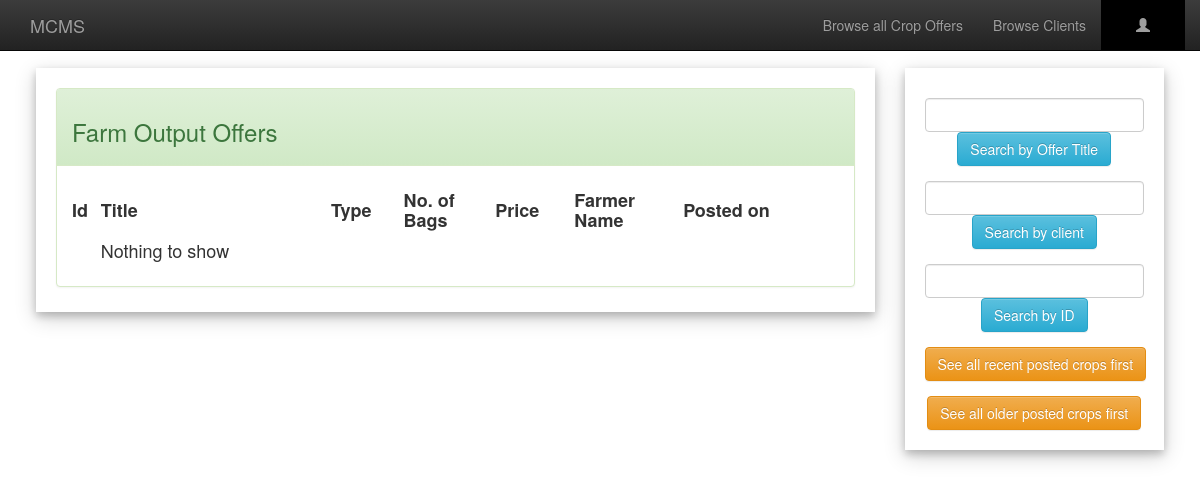
/farmOutput.php, run on an earlier commit of the app's database.
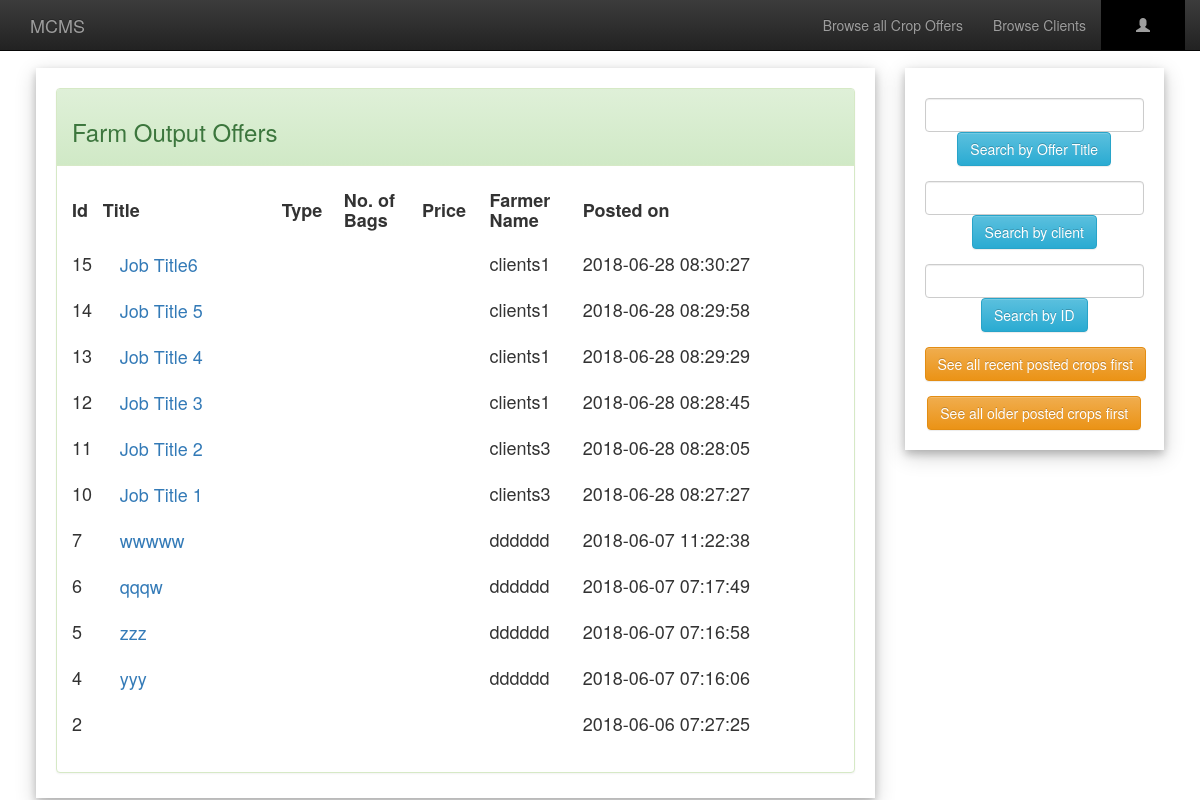
And on a later commit of the database.
### tables this page shows
CREATE TABLE `farm_output` (
  `offer_id` bigint(20) UNSIGNED NOT NULL,
  `title` varchar(200) NOT NULL,
  `type` varchar(200) NOT NULL,
  `description` varchar(1000) NOT NULL,
  `budget` int(11) NOT NULL,
  `skills` varchar(200) NOT NULL,
  `special_skill` varchar(200) NOT NULL,
  `e_username` varchar(200) NOT NULL,
  `valid` tinyint(1) NOT NULL,
  `timestamp` timestamp NOT NULL DEFAULT CURRENT_TIMESTAMP
);

### farmOutput.php (the view, shortened to what this page needs)
<?php include('includes/server.php');
$sql = "SELECT * FROM farm_output WHERE valid=1 ORDER BY timestamp DESC";
$result = $conn->query($sql);
include('includes/header.php');
include('includes/artisan-navbar.php');
 ?>
<div style="padding:1% 3% 1% 3%;">
<div class="row">
	<div class="col-lg-9">
		<div class="card" style="padding:20px 20px 5px 20px;margin-top:20px">
			<div class="panel panel-success">
			  <div class="panel-heading"><h3>Farm Output Offers</h3></div>
			  <div class="panel-body"><h4>
                  <table style="width:100%">
                      <tr>
                          <td style="font-weight:bold; padding-bottom:10px;">Id</td>
                          <td style="font-weight:bold; padding-bottom:10px;">Title</td>
                          <td style="font-weight:bold; padding-bottom:10px;">Type</td>
                          <td style="font-weight:bold; padding-bottom:10px;">No. of<br> Bags</td>
                          <td style="font-weight:bold; padding-bottom:10px;">Price</td>
                          <td style="font-weight:bold; padding-bottom:10px;">Farmer<br> Name</td>
                          <td style="font-weight:bold; padding-bottom:10px;">Posted on</td>
                      </tr>
                      <?php
                      if ($result->num_rows > 0) {
                            while($row = $result->fetch_assoc()) {
                                $offer_id=$row["offer_id"];
								$title=$row["title"];
								$maize_type=$row["maize_type"];
								$number_of_bags=$row["number_of_bags"];
								$selling_price=$row["selling_price"];
                                $e_username=$row["e_username"];
                                $timestamp=$row["timestamp"];
                                echo '
                                <form action="farmOutput.php" method="post">
                                <input type="hidden" name="jid" value="'.$offer_id.'">
                                    <tr>
                                    <td>'.$offer_id.'</td>
                                    <td><input type="submit" class="btn btn-link btn-lg" value="'.$title.'"></td>
                                    <td>'.$maize_type.'</td>
                                    <td>'.$number_of_bags.'</td>
                                    <td>'.$selling_price.'</td>
                                    <td>'.$e_username.'</td>
                                    <td>'.$timestamp.'</td>
                                    </tr>
                                </form>
                                ';
                                }
                        } else {
                            echo "<tr></tr><tr><td></td><td>Nothing to show</td></tr>";
                        }
                       ?>
                     </table>
              </h4></div>
			</div>
		</div>
	</div>
	<div class="col-lg-3">
		<div class="card" style="padding:20px 20px 5px 20px;margin-top:20px">
			<form action="farmOutput.php" method="post">
				<div class="form-group">
				  <input type="text" class="form-control" name="s_title">
				  <center><button type="submit" class="btn btn-info">Search by Offer Title</button></center>
				</div>
	        </form>
	        <form action="farmOutput.php" method="post">
				<div class="form-group">
				  <input type="text" class="form-control" name="s_client">
				  <center><button type="submit" class="btn btn-info">Search by client</button></center>
				</div>
	        </form>
	        <form action="farmOutput.php" method="post">
				<div class="form-group">
				  <input type="text" class="form-control" name="s_id">
				  <center><button type="submit" class="btn btn-info">Search by  ID</button></center>
				</div>
	        </form>
	        <form action="farmOutput.php" method="post">
				<div class="form-group">
				  <center><button type="submit" name="recentJob" class="btn btn-warning">See all recent posted crops first</button></center>
				</div>
	        </form>
	        <form action="farmOutput.php" method="post">
				<div class="form-group">
				  <center><button type="submit" name="oldJob" class="btn btn-warning">See all older posted crops first</button></center>
				</div>
	        </form>
	    </div>
	</div>
</div>
</div>
<?php
include('includes/footer.php');
?>

### includes/header.php (shortened to what this page needs)
<!DOCTYPE html>
<html>
<head>
	<link rel="stylesheet" type="text/css" href="bootstrap/css/bootstrap.min.css">
	<link rel="stylesheet" type="text/css" href="bootstrap/css/bootstrap-theme.min.css">
	<link rel="stylesheet" type="text/css" href="awesome/css/fontawesome-all.min.css">
</head>
<body>

### includes/artisan-navbar.php (shortened to what this page needs)
<nav class="navbar navbar-inverse navbar-fixed-top" id="my-navbar">
	<div class="container">
		<div class="navber-header">
			<a href="index.php" class="navbar-brand">MCMS</a>
		</div>
		<div class="collapse navbar-collapse" id="navbar-collapse">
			<ul class="nav navbar-nav navbar-right">
				<li><a href="farmOutput.php">Browse all Crop Offers</a></li>
				<li><a href="allClients.php">Browse Clients</a></li>
				<li class="dropdown" style="background:#000;padding:0 20px 0 20px;">
			        <a class="dropdown-toggle" data-toggle="dropdown" href="#"><span class="glyphicon glyphicon-user"></span> <?php echo $username; ?>
			        </a>
			    </li>
			</ul>
		</div>
	</div>
</nav>

### includes/footer.php (shortened to what this page needs)
</body>
</html>

### includes/header.php (style rules this page uses)
body { padding-top: 3%;margin: 0; }
.card { box-shadow: 0 4px 8px 0 rgba(0, 0, 0, 0.2), 0 6px 20px 0 rgba(0, 0, 0, 0.19); background:#fff }

What changed in the data, as far as the page shows it:
added farm_output: offer_id "15", title "Job Title6", e_username "clients1", timestamp "2018-06-28 08:30:27"
added farm_output: offer_id "14", title "Job Title 5", e_username "clients1", timestamp "2018-06-28 08:29:58"
added farm_output: offer_id "13", title "Job Title 4", e_username "clients1", timestamp "2018-06-28 08:29:29"
added farm_output: offer_id "12", title "Job Title 3", e_username "clients1", timestamp "2018-06-28 08:28:45"
added farm_output: offer_id "11", title "Job Title 2", e_username "clients3", timestamp "2018-06-28 08:28:05"
added farm_output: offer_id "10", title "Job Title 1", e_username "clients3", timestamp "2018-06-28 08:27:27"
added farm_output: offer_id "7", title "wwwww", e_username "dddddd", timestamp "2018-06-07 11:22:38"
added farm_output: offer_id "6", title "qqqw", e_username "dddddd", timestamp "2018-06-07 07:17:49"
added farm_output: offer_id "5", title "zzz", e_username "dddddd", timestamp "2018-06-07 07:16:58"
added farm_output: offer_id "4", title "yyy", e_username "dddddd", timestamp "2018-06-07 07:16:06"
added farm_output: offer_id "2", timestamp "2018-06-06 07:27:25"
Also different on the page:
text no longer shown: "Nothing to show"
